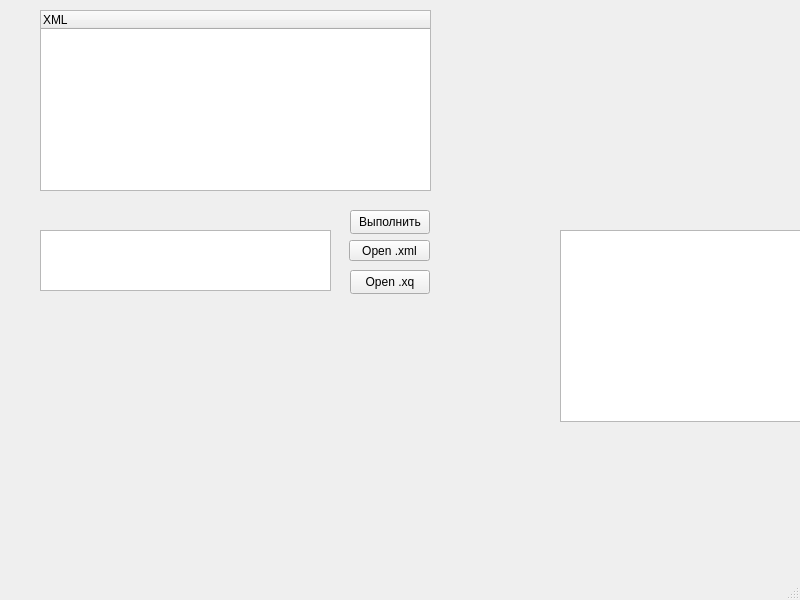
<?xml version="1.0" encoding="UTF-8"?>
<ui version="4.0">
 <class>MainWindow</class>
 <widget class="QMainWindow" name="MainWindow">
  <property name="geometry">
   <rect>
    <x>0</x>
    <y>0</y>
    <width>800</width>
    <height>600</height>
   </rect>
  </property>
  <property name="windowTitle">
   <string>MainWindow</string>
  </property>
  <widget class="QWidget" name="centralwidget">
   <widget class="QTextEdit" name="textEdit">
    <property name="geometry">
     <rect>
      <x>40</x>
      <y>230</y>
      <width>291</width>
      <height>61</height>
     </rect>
    </property>
   </widget>
   <widget class="QPushButton" name="pushButton">
    <property name="geometry">
     <rect>
      <x>350</x>
      <y>210</y>
      <width>80</width>
      <height>24</height>
     </rect>
    </property>
    <property name="text">
     <string>Выполнить</string>
    </property>
   </widget>
   <widget class="QTreeWidget" name="treeView">
    <property name="geometry">
     <rect>
      <x>40</x>
      <y>10</y>
      <width>391</width>
      <height>181</height>
     </rect>
    </property>
    <column>
     <property name="text">
      <string>XML</string>
     </property>
    </column>
   </widget>
   <widget class="QTextBrowser" name="textAnswer">
    <property name="geometry">
     <rect>
      <x>560</x>
      <y>230</y>
      <width>256</width>
      <height>192</height>
     </rect>
    </property>
   </widget>
   <widget class="QPushButton" name="pushButton_OpenXML">
    <property name="geometry">
     <rect>
      <x>349</x>
      <y>240</y>
      <width>81</width>
      <height>21</height>
     </rect>
    </property>
    <property name="text">
     <string>Open .xml</string>
    </property>
   </widget>
   <widget class="QPushButton" name="pushButton_OpenXQ">
    <property name="geometry">
     <rect>
      <x>350</x>
      <y>270</y>
      <width>80</width>
      <height>24</height>
     </rect>
    </property>
    <property name="text">
     <string>Open .xq</string>
    </property>
   </widget>
  </widget>
  <widget class="QMenuBar" name="menubar">
   <property name="geometry">
    <rect>
     <x>0</x>
     <y>0</y>
     <width>800</width>
     <height>21</height>
    </rect>
   </property>
  </widget>
  <widget class="QStatusBar" name="statusbar"/>
 </widget>
 <resources/>
 <connections/>
</ui>
